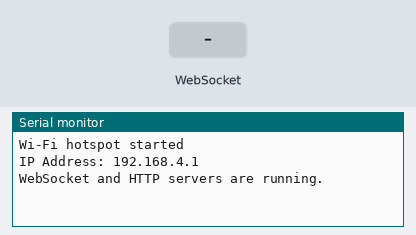
Recording of a program running on a simulated ESP8266 (Wemos D1 mini). Shown: the last lines printed to the serial monitor. The inputs (shaded band) are chosen by the test bench. No radio packets arrive unless stated.

Above: at 1.2 s.
1.3 s: WebSocket text "1" received
At 2.5 s:
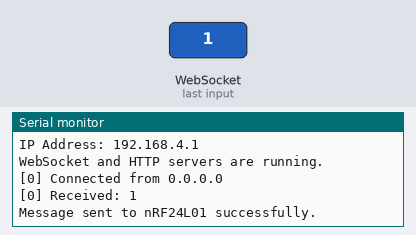
2.8 s: WebSocket text "0" received
At 3.8 s:
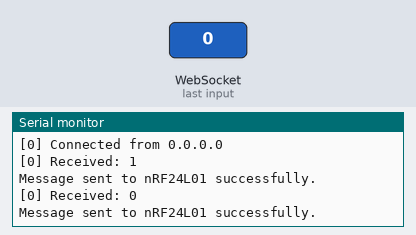
4.3 s: WebSocket text "2" received
At 4.9 s:
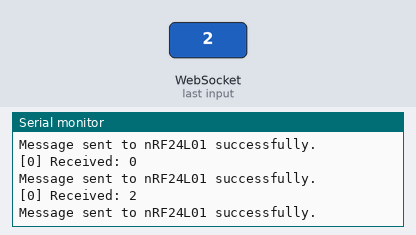

The program:

main.cpp
```cpp
#include <Arduino.h>
#include <ESP8266WiFi.h>
#include <WebSocketsServer.h>
#include <RF24.h>

// Wi-Fi credentials
const char *ssid = "ghost-AP";
const char *password = "12345678";

// WebSocket server on port 81
WebSocketsServer webSocket = WebSocketsServer(81);
// ESP8266WebServer server(80);

// NRF24L01 pins and configuration
#define CE_PIN D4
#define CSN_PIN D2

RF24 radio(CE_PIN, CSN_PIN);
const byte address[6] = "12345";

// WebSocket event handler
void webSocketEvent(uint8_t num, WStype_t type, uint8_t *payload, size_t length)
{
  switch (type)
  {
  case WStype_DISCONNECTED:
    Serial.printf("[%u] Disconnected!\n", num);
    break;
  case WStype_CONNECTED:
  {
    IPAddress ip = webSocket.remoteIP(num);
    Serial.printf("[%u] Connected from %d.%d.%d.%d\n", num, ip[0], ip[1], ip[2], ip[3]);
    webSocket.sendTXT(num, "Welcome to ghost-AP WebSocket!");
  }
  break;
  case WStype_TEXT:
    Serial.printf("[%u] Received: %s\n", num, payload);

    // Send the payload via nRF24L01
    bool success = radio.write(payload, length);
    if (success)
    {
      Serial.println("Message sent to nRF24L01 successfully.");
    }
    else
    {
      Serial.println("Failed to send message to nRF24L01.");
    }
    break;
  }
}

void setup()
{
  Serial.begin(115200);

  // Initialize nRF24L01
  if (!radio.begin())
  {
    Serial.println("nRF24L01 initialization failed!");
    while (true)
      ; // Stop execution
  }
  radio.openWritingPipe(address);
  radio.setPALevel(RF24_PA_HIGH);
  radio.stopListening();

  // Start Wi-Fi in AP mode
  WiFi.softAP(ssid, password);
  Serial.println("Wi-Fi hotspot started");
  Serial.print("IP Address: ");
  Serial.println(WiFi.softAPIP());

  // Start WebSocket server
  webSocket.begin();
  webSocket.onEvent(webSocketEvent);

  Serial.println("WebSocket and HTTP servers are running.");
}

void loop()
{
  webSocket.loop();
}
```

Measured:
- after the input at 1.3 s, the serial monitor: prints a new line at once (image 1)
- after the input at 2.8 s, the serial monitor: prints a new line at once (image 2)
- after the input at 4.3 s, the serial monitor: prints a new line at once (image 3)
